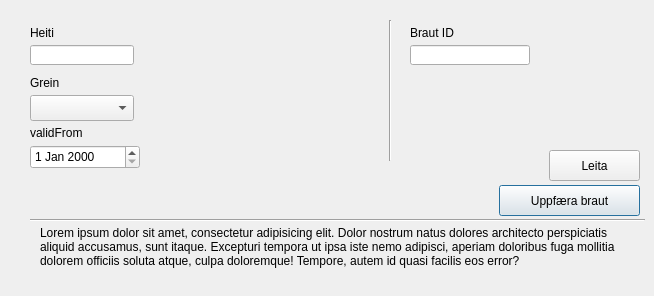
      <widget class="QWidget" name="tracksTabCreate_3">
       <attribute name="title">
        <string>Braut</string>
       </attribute>
       <widget class="QLineEdit" name="lineEditCourseAddCourseName_16">
        <property name="geometry">
         <rect>
          <x>30</x>
          <y>45</y>
          <width>104</width>
          <height>20</height>
         </rect>
        </property>
        <property name="focusPolicy">
         <enum>Qt::StrongFocus</enum>
        </property>
        <property name="text">
         <string/>
        </property>
        <property name="maxLength">
         <number>75</number>
        </property>
        <property name="placeholderText">
         <string/>
        </property>
       </widget>
       <widget class="QLabel" name="label_158">
        <property name="geometry">
         <rect>
          <x>30</x>
          <y>70</y>
          <width>101</width>
          <height>20</height>
         </rect>
        </property>
        <property name="layoutDirection">
         <enum>Qt::LeftToRight</enum>
        </property>
        <property name="text">
         <string>Grein</string>
        </property>
        <property name="alignment">
         <set>Qt::AlignBottom|Qt::AlignLeading|Qt::AlignLeft</set>
        </property>
       </widget>
       <widget class="QPushButton" name="pushButton_35">
        <property name="geometry">
         <rect>
          <x>499</x>
          <y>185</y>
          <width>141</width>
          <height>31</height>
         </rect>
        </property>
        <property name="sizePolicy">
         <sizepolicy hsizetype="Minimum" vsizetype="Fixed">
          <horstretch>0</horstretch>
          <verstretch>0</verstretch>
         </sizepolicy>
        </property>
        <property name="layoutDirection">
         <enum>Qt::LeftToRight</enum>
        </property>
        <property name="autoFillBackground">
         <bool>false</bool>
        </property>
        <property name="text">
         <string>Uppfæra braut</string>
        </property>
        <property name="autoDefault">
         <bool>false</bool>
        </property>
        <property name="default">
         <bool>true</bool>
        </property>
        <property name="flat">
         <bool>false</bool>
        </property>
       </widget>
       <widget class="QLabel" name="label_159">
        <property name="geometry">
         <rect>
          <x>30</x>
          <y>20</y>
          <width>101</width>
          <height>20</height>
         </rect>
        </property>
        <property name="layoutDirection">
         <enum>Qt::LeftToRight</enum>
        </property>
        <property name="text">
         <string>Heiti</string>
        </property>
        <property name="alignment">
         <set>Qt::AlignBottom|Qt::AlignLeading|Qt::AlignLeft</set>
        </property>
       </widget>
       <widget class="QDateEdit" name="dateEdit_2">
        <property name="geometry">
         <rect>
          <x>30</x>
          <y>145</y>
          <width>110</width>
          <height>24</height>
         </rect>
        </property>
       </widget>
       <widget class="QComboBox" name="comboBox_30">
        <property name="geometry">
         <rect>
          <x>30</x>
          <y>95</y>
          <width>104</width>
          <height>26</height>
         </rect>
        </property>
       </widget>
       <widget class="QLabel" name="label_160">
        <property name="geometry">
         <rect>
          <x>40</x>
          <y>226</y>
          <width>591</width>
          <height>61</height>
         </rect>
        </property>
        <property name="text">
         <string>Lorem ipsum dolor sit amet, consectetur adipisicing elit. Dolor nostrum natus dolores architecto perspiciatis aliquid accusamus, sunt itaque. Excepturi tempora ut ipsa iste nemo adipisci, aperiam doloribus fuga mollitia dolorem officiis soluta atque, culpa doloremque! Tempore, autem id quasi facilis eos error?</string>
        </property>
        <property name="textFormat">
         <enum>Qt::AutoText</enum>
        </property>
        <property name="scaledContents">
         <bool>false</bool>
        </property>
        <property name="alignment">
         <set>Qt::AlignLeading|Qt::AlignLeft|Qt::AlignTop</set>
        </property>
        <property name="wordWrap">
         <bool>true</bool>
        </property>
       </widget>
       <widget class="Line" name="line_40">
        <property name="geometry">
         <rect>
          <x>30</x>
          <y>210</y>
          <width>615</width>
          <height>20</height>
         </rect>
        </property>
        <property name="orientation">
         <enum>Qt::Horizontal</enum>
        </property>
       </widget>
       <widget class="QLabel" name="label_161">
        <property name="geometry">
         <rect>
          <x>30</x>
          <y>120</y>
          <width>101</width>
          <height>20</height>
         </rect>
        </property>
        <property name="layoutDirection">
         <enum>Qt::LeftToRight</enum>
        </property>
        <property name="text">
         <string>validFrom</string>
        </property>
        <property name="alignment">
         <set>Qt::AlignBottom|Qt::AlignLeading|Qt::AlignLeft</set>
        </property>
       </widget>
       <widget class="QLineEdit" name="lineEditCourseAddCourseNum_11">
        <property name="geometry">
         <rect>
          <x>410</x>
          <y>45</y>
          <width>120</width>
          <height>20</height>
         </rect>
        </property>
        <property name="inputMask">
         <string/>
        </property>
        <property name="text">
         <string/>
        </property>
        <property name="maxLength">
         <number>11</number>
        </property>
        <property name="placeholderText">
         <string/>
        </property>
       </widget>
       <widget class="QPushButton" name="pushButton_43">
        <property name="geometry">
         <rect>
          <x>549</x>
          <y>150</y>
          <width>91</width>
          <height>31</height>
         </rect>
        </property>
        <property name="text">
         <string>Leita</string>
        </property>
       </widget>
       <widget class="QLabel" name="label_170">
        <property name="geometry">
         <rect>
          <x>410</x>
          <y>20</y>
          <width>101</width>
          <height>20</height>
         </rect>
        </property>
        <property name="text">
         <string>Braut ID</string>
        </property>
        <property name="alignment">
         <set>Qt::AlignBottom|Qt::AlignLeading|Qt::AlignLeft</set>
        </property>
       </widget>
       <widget class="Line" name="line_48">
        <property name="geometry">
         <rect>
          <x>380</x>
          <y>20</y>
          <width>20</width>
          <height>141</height>
         </rect>
        </property>
        <property name="orientation">
         <enum>Qt::Vertical</enum>
        </property>
       </widget>
      </widget>
